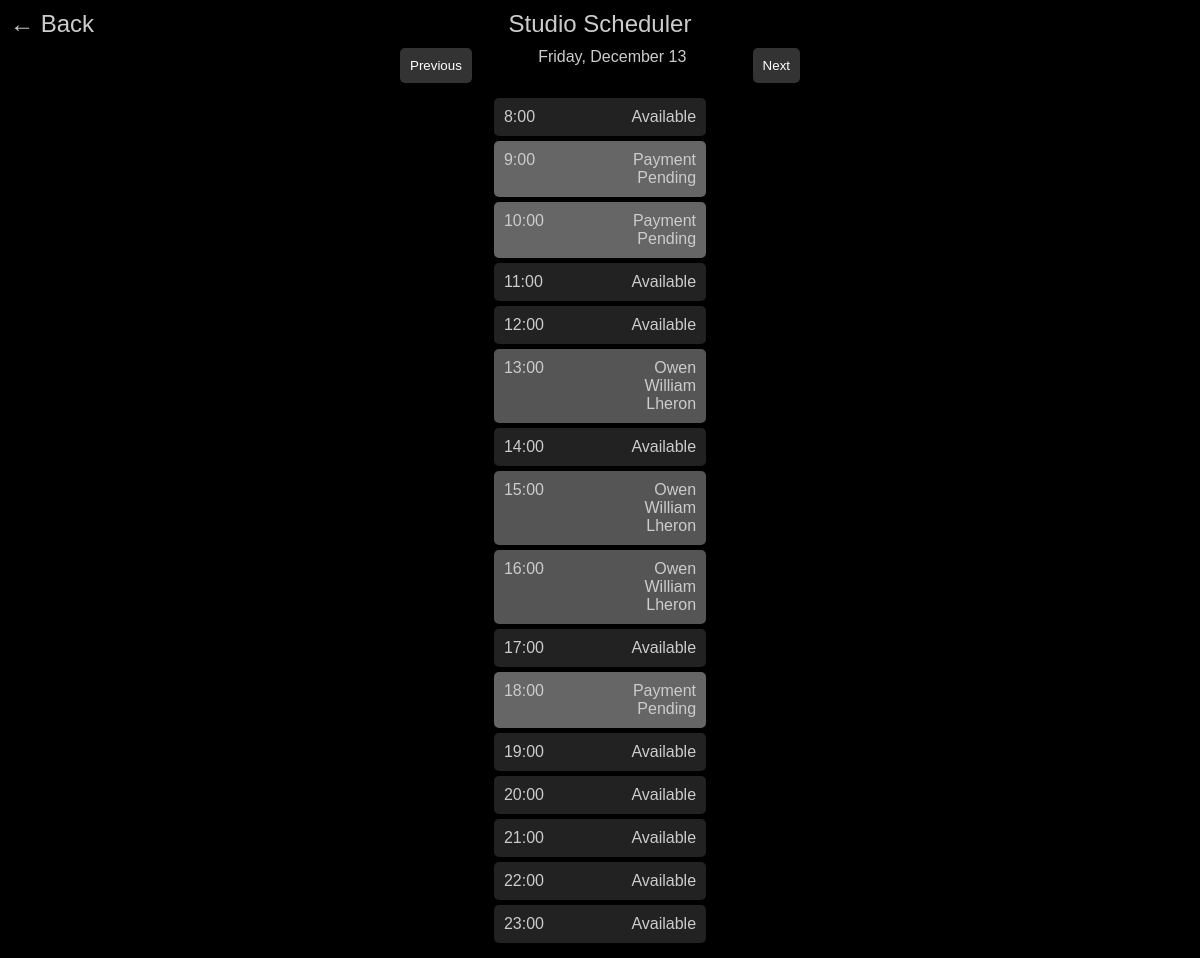
Screenshot of /week-scheduler/?date=2024-12-13 with the database file from the repository.
### main/models.py (models this page shows, shortened)
class ActiveRequest(models.Model):
    STATUS_CHOICES = [
        ('pending', 'Pending'),
        ('approved', 'Approved'),
        ('paid', 'Paid'),
        ('declined', 'Declined'),
    ]
    name = models.CharField(max_length=255)
    email = models.EmailField()
    phone = models.CharField(max_length=50)
    requested_date = models.DateField()
    requested_time = models.TimeField()
    hours = models.IntegerField()
    notes = models.TextField(blank=True, null=True)
    status = models.CharField(max_length=20, choices=STATUS_CHOICES, default='pending')
    created_at = models.DateTimeField(auto_now_add=True)
    updated_at = models.DateTimeField(auto_now=True)

### main/views.py (the view)
# urls.py: path('week-scheduler/', week_scheduler_view, name='week_scheduler'),
def week_scheduler_view(request):
    today = datetime.today()
    today_str = today.strftime('%Y-%m-%d')
    selected_date_str = request.GET.get('date', today_str)
    selected_date = datetime.strptime(selected_date_str, '%Y-%m-%d')
    if selected_date.date() < today.date():
        return redirect(f"?date={today_str}")
    reservations = ActiveRequest.objects.filter(
        requested_date=selected_date.date()
    )
    reserved_hours = {}
    pending_hours = {}
    requested_hours = {}
    for res in reservations:
        start_hour = res.requested_time.hour
        for h in range(start_hour, start_hour + res.hours):
            if res.status == "paid":
                reserved_hours[h] = res.name
            elif res.status == "approved":
                pending_hours[h] = "Payment Pending"
            elif res.status == "pending":
                requested_hours[h] = "Requested"
    start_hour = today.hour if selected_date.date() == today.date() else 8  # 8 AM default for other dates
    time_slots = []
    for hour in range(start_hour, 24):  # From start_hour to 11 PM
        time_slot_status = "available"
        booked_by = None
        if hour in reserved_hours:
            time_slot_status = "reserved"
            booked_by = reserved_hours[hour]
        elif hour in pending_hours:
            time_slot_status = "pending"
            booked_by = pending_hours[hour]
        elif hour in requested_hours:
            time_slot_status = "requested"
            booked_by = requested_hours[hour]
        time_slots.append({
            "hour": hour,
            "status": time_slot_status,
            "booked_by": booked_by
        })
    previous_date = (selected_date - timedelta(days=1)).strftime('%Y-%m-%d')
    next_date = (selected_date + timedelta(days=1)).strftime('%Y-%m-%d')
    can_go_previous = selected_date.date() > today.date()
    context = {
        'selected_date': selected_date,
        'time_slots': time_slots,
        'previous_date': previous_date,
        'next_date': next_date,
        'can_go_previous': can_go_previous,
        'is_member': request.user.is_authenticated,  # Check if logged in
    }
    return render(request, 'mobile/week_scheduler.html', context)

### main/templates/mobile/week_scheduler.html (shortened to what this page needs)
{% extends "base.html" %}
{% block content %}
<a href="/home" class="back-icon" title="Back to Home">
    &#8592; Back
</a>
<div class="header">Studio Scheduler</div>
<div class="navigator">
    {% if can_go_previous %}
        <a href="?date={{ previous_date }}">
            <button class="nav-button">Previous</button>
        </a>
    {% else %}
        <button class="nav-button" style="opacity: 0.5; cursor: not-allowed;">Previous</button>
    {% endif %}
    <div>{{ selected_date|date:"l, F j" }}</div>
    <a href="?date={{ next_date }}">
        <button class="nav-button">Next</button>
    </a>
</div>
<div>
    {% for time_slot in time_slots %}
        {% if time_slot.status == "unavailable" %}
            <div class="time-slot unavailable">
                <span class="time">{{ time_slot.hour }}:00</span>
                <span class="status">Unavailable</span>
            </div>
        {% elif time_slot.status == "reserved" %}
            <div class="time-slot reserved">
                <span class="time">{{ time_slot.hour }}:00</span>
                <span class="status">{{ time_slot.booked_by }}</span>
            </div>
        {% elif time_slot.status == "pending" %}
            <div class="time-slot pending">
                <span class="time">{{ time_slot.hour }}:00</span>
                <span class="status">{{ time_slot.booked_by }}</span>
            </div>
        {% elif time_slot.status == "requested" %}
            <div class="time-slot requested">
                <span class="time">{{ time_slot.hour }}:00</span>
                <span class="status">{{ time_slot.booked_by }}</span>
            </div>
        {% else %}
            <a href="/reservation/?date={{ selected_date|date:"Y-m-d" }}&time={{ time_slot.hour }}:00" class="time-slot">
                <span class="time">{{ time_slot.hour }}:00</span>
                <span class="status">Available</span>
            </a>
        {% endif %}
    {% endfor %}
</div>
{% endblock %}

### main/templates/mobile/week_scheduler.html (style rules this page uses)
body { margin: 0; font-family: Arial, sans-serif; background-color: #000; color: #ccc; display: flex; flex-direction: column; align-items: center; padding: 10px; }
.header { font-size: 24px; margin-bottom: 10px; text-align: center; }
.back-icon { position: absolute; top: 10px; left: 10px; font-size: 24px; color: #ccc; text-decoration: none; display: flex; align-items: center; gap: 5px; cursor: pointer; }
.navigator { display: flex; justify-content: space-between; width: 100%; max-width: 400px; margin-bottom: 10px; }
.nav-button { background-color: #333; color: #fff; border: none; padding: 10px; cursor: pointer; border-radius: 5px; }
.time-slot { display: flex; justify-content: space-between; padding: 10px; background-color: #222; margin: 5px 0; border-radius: 5px; text-decoration: none; color: #ccc; }
.time-slot .time { flex: 1; text-align: left; }
.time-slot .status { flex: 1; text-align: right; }
.time-slot.unavailable, .time-slot.reserved, .time-slot.pending { background-color: #444; cursor: not-allowed; pointer-events: none; }
.time-slot.reserved { background-color: #555; }
.time-slot.pending { background-color: #666; }

### rows the page displays
ActiveRequest: booked_by "Owen William Lheron"
ActiveRequest: booked_by "Owen William Lheron" "Owen William Lheron"

### other values shown
{{ selected_date|date:"l, F j" }} "Friday, December 13"
{{ time_slot.hour }} "8" "11" "12" "14" "17" "19" "20" "21" "22" "23"
{{ time_slot.hour }} "9" "10" "18"
{{ time_slot.booked_by }} "Payment Pending" "Payment Pending" "Payment Pending"
{{ time_slot.hour }} "13" "15" "16"
